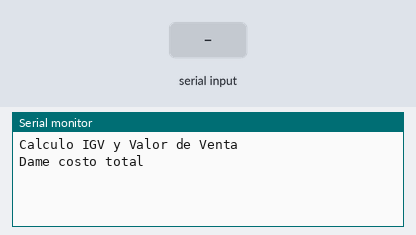
Bench run of a sketch on a simulated Arduino Uno, built with avr-gcc and run on an emulated ATmega328P. Parts: the last lines printed to the serial monitor. The inputs (shaded band) are chosen by the test bench.

Above: at 1.2 s.
1.3 s: "90,45\n" received over Serial
At 2.2 s:
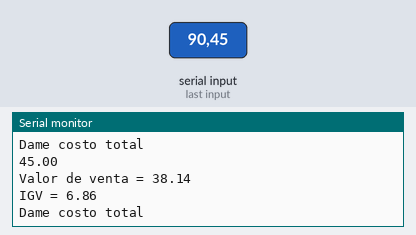
2.8 s: "30,150\n" received over Serial
At 4.5 s:
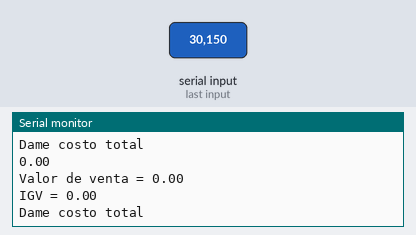
Timing chart, 0 to 6.0 s (numbered marks = the images above; inputs shaded):
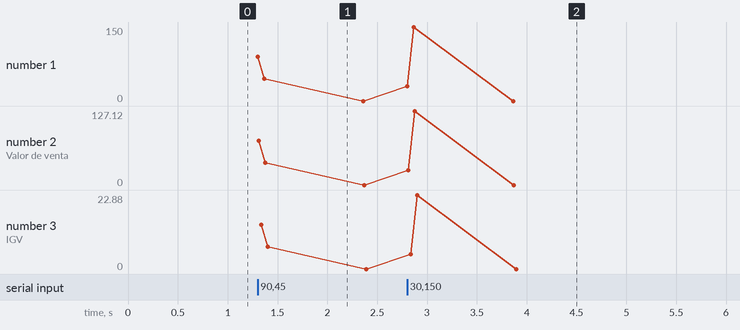

The sketch:

arduino.62.igvfunciones.ino
```cpp
int condicion = 0;
float x = 0;

void setup() {
  Serial.begin(9600); //velocidad serial 9600
  Serial.println("Calculo IGV y Valor de Venta");
  Serial.print("Dame costo total");
}

void loop() { //repite continuamente
  while (condicion == 0) {
    if (Serial.available() > 0) {
      x = Serial.parseFloat();
      Serial.println(x);
      condicion = 1;
    }

  }

  Serial.print("Valor de venta = ");
  Serial.println(vventa(x)); //imprime la invocacion de vventa()

  Serial.print("IGV = ");
  Serial.println(igv(x));    //imprime la invocacion de igv()

  Serial.println("Dame costo total");
  condicion = 0;         //reinicia la condicion para pedir dato
}

float vventa(float n) {   //definicion de funcion de vventa
  float vventa = n / 1.18; //valor de venta es costo/1.18
  return vventa;
}

float igv(float n) {   //definicion de funcion de igv
  float igv = vventa(n) * 0.18; //igv es valor de venta * 0.18
  return igv;
}
```

Measured:
- after the input at 1.3 s, the serial monitor: prints a new line at once (image 1)
- after the input at 2.8 s, the serial monitor: prints a new line at once (image 2)
